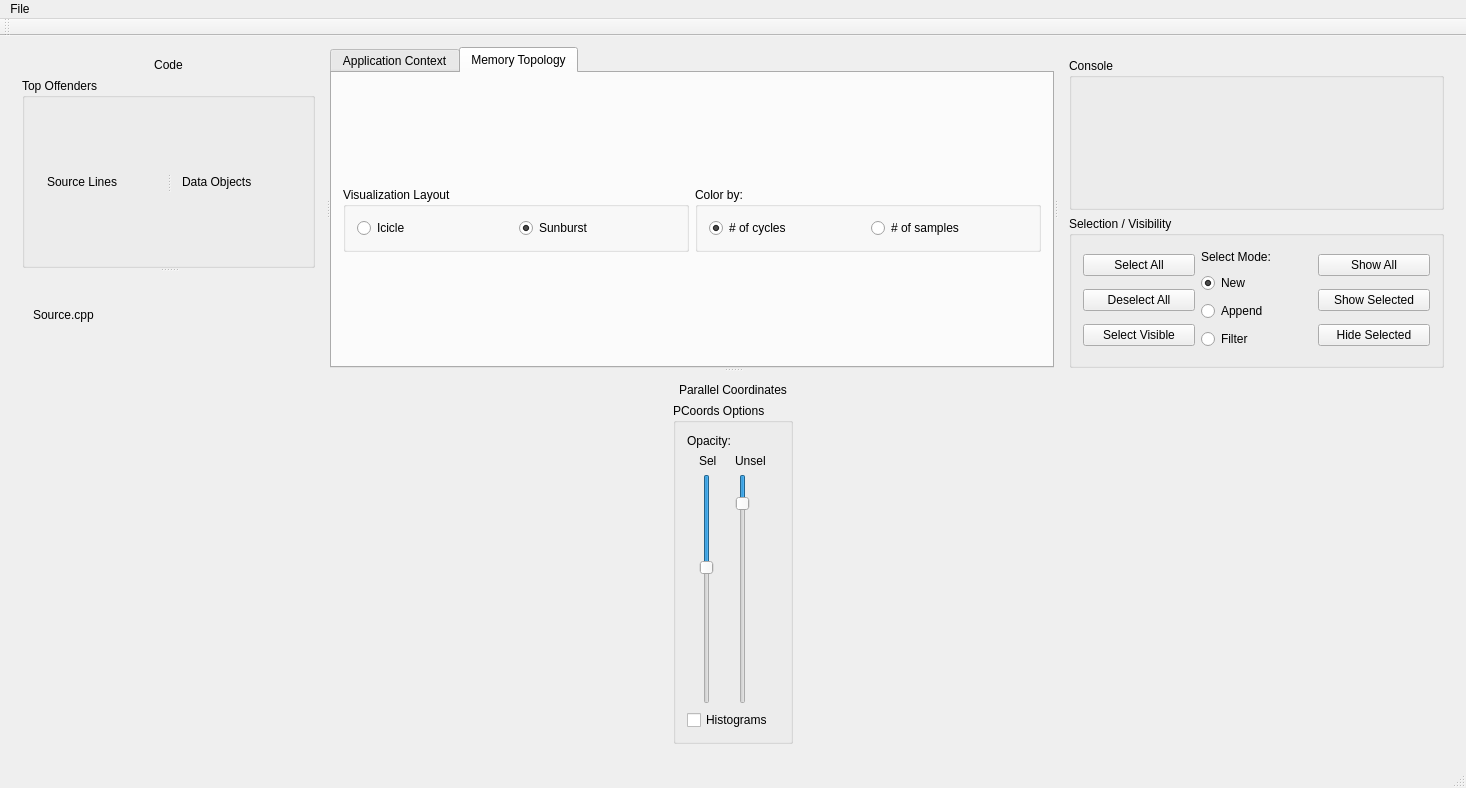
<?xml version="1.0" encoding="UTF-8"?>
<ui version="4.0">
 <class>MainWindow</class>
 <widget class="QMainWindow" name="MainWindow">
  <property name="geometry">
   <rect>
    <x>0</x>
    <y>0</y>
    <width>1466</width>
    <height>788</height>
   </rect>
  </property>
  <property name="windowTitle">
   <string>MainWindow</string>
  </property>
  <widget class="QWidget" name="centralWidget">
   <layout class="QHBoxLayout" name="horizontalLayout_4">
    <item>
     <widget class="QSplitter" name="topBottomSplitter">
      <property name="orientation">
       <enum>Qt::Vertical</enum>
      </property>
      <widget class="QSplitter" name="topSplitter">
       <property name="orientation">
        <enum>Qt::Horizontal</enum>
       </property>
       <widget class="QWidget" name="codeDomainLayoutWidget">
        <layout class="QVBoxLayout" name="codeDomainParent">
         <item>
          <widget class="QLabel" name="label_13">
           <property name="text">
            <string>Code</string>
           </property>
           <property name="alignment">
            <set>Qt::AlignCenter</set>
           </property>
          </widget>
         </item>
         <item>
          <widget class="QSplitter" name="splitter">
           <property name="orientation">
            <enum>Qt::Vertical</enum>
           </property>
           <widget class="QGroupBox" name="codeBox">
            <property name="minimumSize">
             <size>
              <width>0</width>
              <height>100</height>
             </size>
            </property>
            <property name="maximumSize">
             <size>
              <width>16777215</width>
              <height>16777215</height>
             </size>
            </property>
            <property name="title">
             <string>Top Offenders</string>
            </property>
            <layout class="QHBoxLayout" name="horizontalLayout_3">
             <item>
              <widget class="QSplitter" name="varCodeSplitter">
               <property name="orientation">
                <enum>Qt::Horizontal</enum>
               </property>
               <widget class="QWidget" name="codeVizLayoutWidget">
                <layout class="QVBoxLayout" name="codeVizLayout">
                 <item>
                  <widget class="QLabel" name="label_10">
                   <property name="text">
                    <string>Source Lines</string>
                   </property>
                  </widget>
                 </item>
                </layout>
               </widget>
               <widget class="QWidget" name="varVizLayoutWidget">
                <layout class="QVBoxLayout" name="varVizLayout">
                 <item>
                  <widget class="QLabel" name="label_11">
                   <property name="text">
                    <string>Data Objects</string>
                   </property>
                  </widget>
                 </item>
                </layout>
               </widget>
              </widget>
             </item>
            </layout>
           </widget>
           <widget class="QSplitter" name="splitter_3">
            <property name="orientation">
             <enum>Qt::Vertical</enum>
            </property>
            <widget class="QSplitter" name="splitter_4">
             <property name="orientation">
              <enum>Qt::Vertical</enum>
             </property>
             <widget class="QWidget" name="verticalLayoutWidget">
              <layout class="QVBoxLayout" name="codeEditorLayout">
               <item>
                <widget class="QLabel" name="codeLabel">
                 <property name="text">
                  <string>Source.cpp</string>
                 </property>
                </widget>
               </item>
              </layout>
             </widget>
            </widget>
           </widget>
          </widget>
         </item>
        </layout>
       </widget>
       <widget class="QTabWidget" name="centerTabWidget">
        <property name="currentIndex">
         <number>1</number>
        </property>
        <widget class="QWidget" name="applicationTab">
         <attribute name="title">
          <string>Application Context</string>
         </attribute>
         <layout class="QVBoxLayout" name="AppDomainLayout">
          <item>
           <widget class="QLabel" name="AppDomain_label">
            <property name="text">
             <string>Application Domain</string>
            </property>
            <property name="alignment">
             <set>Qt::AlignCenter</set>
            </property>
           </widget>
          </item>
          <item>
           <layout class="QHBoxLayout" name="horizontalLayout">
            <item>
             <widget class="QLabel" name="label_9">
              <property name="text">
               <string>Transfer Function:</string>
              </property>
             </widget>
            </item>
            <item>
             <widget class="QSlider" name="minAlpha">
              <property name="sizePolicy">
               <sizepolicy hsizetype="Fixed" vsizetype="Minimum">
                <horstretch>0</horstretch>
                <verstretch>0</verstretch>
               </sizepolicy>
              </property>
              <property name="orientation">
               <enum>Qt::Vertical</enum>
              </property>
             </widget>
            </item>
            <item>
             <widget class="QDoubleSpinBox" name="minVal">
              <property name="minimum">
               <double>-999999999.000000000000000</double>
              </property>
              <property name="maximum">
               <double>999999999.000000000000000</double>
              </property>
             </widget>
            </item>
            <item>
             <spacer name="horizontalSpacer">
              <property name="orientation">
               <enum>Qt::Horizontal</enum>
              </property>
              <property name="sizeHint" stdset="0">
               <size>
                <width>40</width>
                <height>20</height>
               </size>
              </property>
             </spacer>
            </item>
            <item>
             <widget class="QSlider" name="midAlpha">
              <property name="sizePolicy">
               <sizepolicy hsizetype="Fixed" vsizetype="Minimum">
                <horstretch>0</horstretch>
                <verstretch>0</verstretch>
               </sizepolicy>
              </property>
              <property name="value">
               <number>50</number>
              </property>
              <property name="orientation">
               <enum>Qt::Vertical</enum>
              </property>
             </widget>
            </item>
            <item>
             <widget class="QDoubleSpinBox" name="midVal">
              <property name="minimum">
               <double>-999999999.000000000000000</double>
              </property>
              <property name="maximum">
               <double>999999999.000000000000000</double>
              </property>
             </widget>
            </item>
            <item>
             <spacer name="horizontalSpacer_2">
              <property name="orientation">
               <enum>Qt::Horizontal</enum>
              </property>
              <property name="sizeHint" stdset="0">
               <size>
                <width>40</width>
                <height>20</height>
               </size>
              </property>
             </spacer>
            </item>
            <item>
             <widget class="QSlider" name="maxAlpha">
              <property name="sizePolicy">
               <sizepolicy hsizetype="Fixed" vsizetype="Minimum">
                <horstretch>0</horstretch>
                <verstretch>0</verstretch>
               </sizepolicy>
              </property>
              <property name="value">
               <number>99</number>
              </property>
              <property name="orientation">
               <enum>Qt::Vertical</enum>
              </property>
             </widget>
            </item>
            <item>
             <widget class="QDoubleSpinBox" name="maxVal">
              <property name="minimum">
               <double>-999999999.000000000000000</double>
              </property>
              <property name="maximum">
               <double>999999999.000000000000000</double>
              </property>
             </widget>
            </item>
           </layout>
          </item>
          <item>
           <layout class="QHBoxLayout" name="volVizLayout">
            <item>
             <spacer name="verticalSpacer">
              <property name="orientation">
               <enum>Qt::Vertical</enum>
              </property>
              <property name="sizeHint" stdset="0">
               <size>
                <width>20</width>
                <height>40</height>
               </size>
              </property>
             </spacer>
            </item>
           </layout>
          </item>
         </layout>
        </widget>
        <widget class="QWidget" name="memoryTab">
         <attribute name="title">
          <string>Memory Topology</string>
         </attribute>
         <layout class="QVBoxLayout" name="verticalLayout_5">
          <item>
           <layout class="QHBoxLayout" name="horizontalLayout_7">
            <item>
             <widget class="QGroupBox" name="groupBox_2">
              <property name="maximumSize">
               <size>
                <width>16777215</width>
                <height>65</height>
               </size>
              </property>
              <property name="title">
               <string>Visualization Layout</string>
              </property>
              <layout class="QHBoxLayout" name="horizontalLayout_8">
               <item>
                <widget class="QRadioButton" name="memTopoVizModeIcicle">
                 <property name="text">
                  <string>Icicle</string>
                 </property>
                </widget>
               </item>
               <item>
                <widget class="QRadioButton" name="memTopoVizModeSunburst">
                 <property name="text">
                  <string>Sunburst</string>
                 </property>
                 <property name="checked">
                  <bool>true</bool>
                 </property>
                </widget>
               </item>
              </layout>
             </widget>
            </item>
            <item>
             <widget class="QGroupBox" name="groupBox">
              <property name="maximumSize">
               <size>
                <width>16777215</width>
                <height>65</height>
               </size>
              </property>
              <property name="title">
               <string>Color by:</string>
              </property>
              <layout class="QHBoxLayout" name="horizontalLayout_5">
               <item>
                <widget class="QRadioButton" name="memTopoColorByCycles">
                 <property name="text">
                  <string># of cycles</string>
                 </property>
                 <property name="checked">
                  <bool>true</bool>
                 </property>
                </widget>
               </item>
               <item>
                <widget class="QRadioButton" name="memTopoColorBySamples">
                 <property name="text">
                  <string># of samples</string>
                 </property>
                </widget>
               </item>
              </layout>
             </widget>
            </item>
           </layout>
          </item>
          <item>
           <layout class="QHBoxLayout" name="memoryLayout"/>
          </item>
         </layout>
        </widget>
       </widget>
       <widget class="QWidget" name="rightPaneLayoutWidget">
        <layout class="QVBoxLayout" name="rightPane">
         <property name="sizeConstraint">
          <enum>QLayout::SetDefaultConstraint</enum>
         </property>
         <property name="bottomMargin">
          <number>0</number>
         </property>
         <item>
          <widget class="QGroupBox" name="console">
           <property name="title">
            <string>Console</string>
           </property>
           <layout class="QVBoxLayout" name="verticalLayout_8">
            <item>
             <layout class="QVBoxLayout" name="consoleLayout"/>
            </item>
           </layout>
          </widget>
         </item>
         <item>
          <widget class="QGroupBox" name="selectionMode">
           <property name="title">
            <string>Selection / Visibility</string>
           </property>
           <property name="checkable">
            <bool>false</bool>
           </property>
           <layout class="QHBoxLayout" name="horizontalLayout_6">
            <item>
             <layout class="QVBoxLayout" name="verticalLayout">
              <item>
               <widget class="QPushButton" name="selectAll">
                <property name="text">
                 <string>Select All</string>
                </property>
               </widget>
              </item>
              <item>
               <widget class="QPushButton" name="deselectAll">
                <property name="text">
                 <string>Deselect All</string>
                </property>
               </widget>
              </item>
              <item>
               <widget class="QPushButton" name="selectAllVisible">
                <property name="text">
                 <string>Select Visible</string>
                </property>
               </widget>
              </item>
             </layout>
            </item>
            <item>
             <layout class="QVBoxLayout" name="verticalLayout_3">
              <item>
               <widget class="QLabel" name="label">
                <property name="maximumSize">
                 <size>
                  <width>16777215</width>
                  <height>16</height>
                 </size>
                </property>
                <property name="text">
                 <string>Select Mode:</string>
                </property>
               </widget>
              </item>
              <item>
               <widget class="QRadioButton" name="selectModeXOR">
                <property name="text">
                 <string>New</string>
                </property>
                <property name="checked">
                 <bool>true</bool>
                </property>
               </widget>
              </item>
              <item>
               <widget class="QRadioButton" name="selectModeOR">
                <property name="text">
                 <string>Append</string>
                </property>
                <property name="checked">
                 <bool>false</bool>
                </property>
               </widget>
              </item>
              <item>
               <widget class="QRadioButton" name="selectModeAND">
                <property name="text">
                 <string>Filter</string>
                </property>
               </widget>
              </item>
             </layout>
            </item>
            <item>
             <layout class="QVBoxLayout" name="verticalLayout_4">
              <item>
               <widget class="QPushButton" name="showAll">
                <property name="text">
                 <string>Show All</string>
                </property>
               </widget>
              </item>
              <item>
               <widget class="QPushButton" name="showSelectedOnly">
                <property name="text">
                 <string>Show Selected</string>
                </property>
               </widget>
              </item>
              <item>
               <widget class="QPushButton" name="hideSelected">
                <property name="text">
                 <string>Hide Selected</string>
                </property>
               </widget>
              </item>
             </layout>
            </item>
           </layout>
          </widget>
         </item>
        </layout>
       </widget>
      </widget>
      <widget class="QWidget" name="parallelCoordinatesLayoutWidget">
       <layout class="QVBoxLayout" name="parallelCoordinatesParent">
        <item>
         <widget class="QLabel" name="parallelCoordinatesLabel">
          <property name="text">
           <string>Parallel Coordinates</string>
          </property>
          <property name="alignment">
           <set>Qt::AlignCenter</set>
          </property>
         </widget>
        </item>
        <item>
         <layout class="QVBoxLayout" name="parallelCoordinatesParent_1">
          <property name="sizeConstraint">
           <enum>QLayout::SetFixedSize</enum>
          </property>
          <item>
           <layout class="QHBoxLayout" name="parallelCoordinatesLayout">
            <property name="sizeConstraint">
             <enum>QLayout::SetFixedSize</enum>
            </property>
            <item>
             <widget class="QGroupBox" name="parallelCoordinatesOptions">
              <property name="maximumSize">
               <size>
                <width>120</width>
                <height>16777215</height>
               </size>
              </property>
              <property name="title">
               <string>PCoords Options</string>
              </property>
              <layout class="QVBoxLayout" name="verticalLayout_11">
               <item>
                <widget class="QLabel" name="opacityLabel">
                 <property name="text">
                  <string>Opacity:</string>
                 </property>
                </widget>
               </item>
               <item>
                <layout class="QHBoxLayout" name="opacityLayout">
                 <item>
                  <layout class="QVBoxLayout" name="selLayout">
                   <property name="sizeConstraint">
                    <enum>QLayout::SetFixedSize</enum>
                   </property>
                   <item>
                    <widget class="QLabel" name="selLabel">
                     <property name="sizePolicy">
                      <sizepolicy hsizetype="Fixed" vsizetype="Preferred">
                       <horstretch>0</horstretch>
                       <verstretch>0</verstretch>
                      </sizepolicy>
                     </property>
                     <property name="text">
                      <string>Sel</string>
                     </property>
                    </widget>
                   </item>
                   <item>
                    <widget class="QSlider" name="selOpacity">
                     <property name="sizePolicy">
                      <sizepolicy hsizetype="Fixed" vsizetype="Expanding">
                       <horstretch>0</horstretch>
                       <verstretch>0</verstretch>
                      </sizepolicy>
                     </property>
                     <property name="maximumSize">
                      <size>
                       <width>16777215</width>
                       <height>16777215</height>
                      </size>
                     </property>
                     <property name="maximum">
                      <number>999</number>
                     </property>
                     <property name="value">
                      <number>400</number>
                     </property>
                     <property name="sliderPosition">
                      <number>400</number>
                     </property>
                     <property name="orientation">
                      <enum>Qt::Vertical</enum>
                     </property>
                     <property name="invertedAppearance">
                      <bool>true</bool>
                     </property>
                     <property name="invertedControls">
                      <bool>false</bool>
                     </property>
                    </widget>
                   </item>
                  </layout>
                 </item>
                 <item>
                  <layout class="QVBoxLayout" name="unselLayout">
                   <property name="sizeConstraint">
                    <enum>QLayout::SetFixedSize</enum>
                   </property>
                   <item>
                    <widget class="QLabel" name="unselLabel">
                     <property name="sizePolicy">
                      <sizepolicy hsizetype="Fixed" vsizetype="Fixed">
                       <horstretch>0</horstretch>
                       <verstretch>0</verstretch>
                      </sizepolicy>
                     </property>
                     <property name="text">
                      <string>Unsel</string>
                     </property>
                    </widget>
                   </item>
                   <item>
                    <widget class="QSlider" name="unselOpacity">
                     <property name="sizePolicy">
                      <sizepolicy hsizetype="Fixed" vsizetype="Expanding">
                       <horstretch>0</horstretch>
                       <verstretch>0</verstretch>
                      </sizepolicy>
                     </property>
                     <property name="maximumSize">
                      <size>
                       <width>16777215</width>
                       <height>16777215</height>
                      </size>
                     </property>
                     <property name="maximum">
                      <number>999</number>
                     </property>
                     <property name="value">
                      <number>100</number>
                     </property>
                     <property name="sliderPosition">
                      <number>100</number>
                     </property>
                     <property name="orientation">
                      <enum>Qt::Vertical</enum>
                     </property>
                     <property name="invertedAppearance">
                      <bool>true</bool>
                     </property>
                     <property name="invertedControls">
                      <bool>false</bool>
                     </property>
                    </widget>
                   </item>
                  </layout>
                 </item>
                </layout>
               </item>
               <item>
                <widget class="QCheckBox" name="histogramBox">
                 <property name="sizePolicy">
                  <sizepolicy hsizetype="Fixed" vsizetype="Fixed">
                   <horstretch>0</horstretch>
                   <verstretch>0</verstretch>
                  </sizepolicy>
                 </property>
                 <property name="text">
                  <string>Histograms</string>
                 </property>
                </widget>
               </item>
              </layout>
             </widget>
            </item>
           </layout>
          </item>
         </layout>
        </item>
       </layout>
      </widget>
     </widget>
    </item>
   </layout>
  </widget>
  <widget class="QMenuBar" name="menuBar">
   <property name="geometry">
    <rect>
     <x>0</x>
     <y>0</y>
     <width>1466</width>
     <height>31</height>
    </rect>
   </property>
   <widget class="QMenu" name="menuFile">
    <property name="title">
     <string>File</string>
    </property>
    <addaction name="actionImport_Data"/>
   </widget>
   <addaction name="menuFile"/>
  </widget>
  <widget class="QToolBar" name="mainToolBar">
   <attribute name="toolBarArea">
    <enum>TopToolBarArea</enum>
   </attribute>
   <attribute name="toolBarBreak">
    <bool>false</bool>
   </attribute>
  </widget>
  <widget class="QStatusBar" name="statusBar"/>
  <action name="actionImport_Data">
   <property name="text">
    <string>Load Data</string>
   </property>
  </action>
  <action name="actionImport_Source">
   <property name="text">
    <string>Select Source Directory</string>
   </property>
  </action>
  <action name="actionImport_Memory_Topology">
   <property name="text">
    <string>Import Memory Topology</string>
   </property>
  </action>
  <action name="actionAdd_Dataset">
   <property name="text">
    <string>Add Dataset</string>
   </property>
  </action>
  <action name="actionAdd_Dataset_2">
   <property name="text">
    <string>Add Dataset</string>
   </property>
  </action>
  <action name="actionLoad_Example">
   <property name="text">
    <string>Load Example</string>
   </property>
  </action>
 </widget>
 <layoutdefault spacing="6" margin="11"/>
 <resources/>
 <connections/>
</ui>
